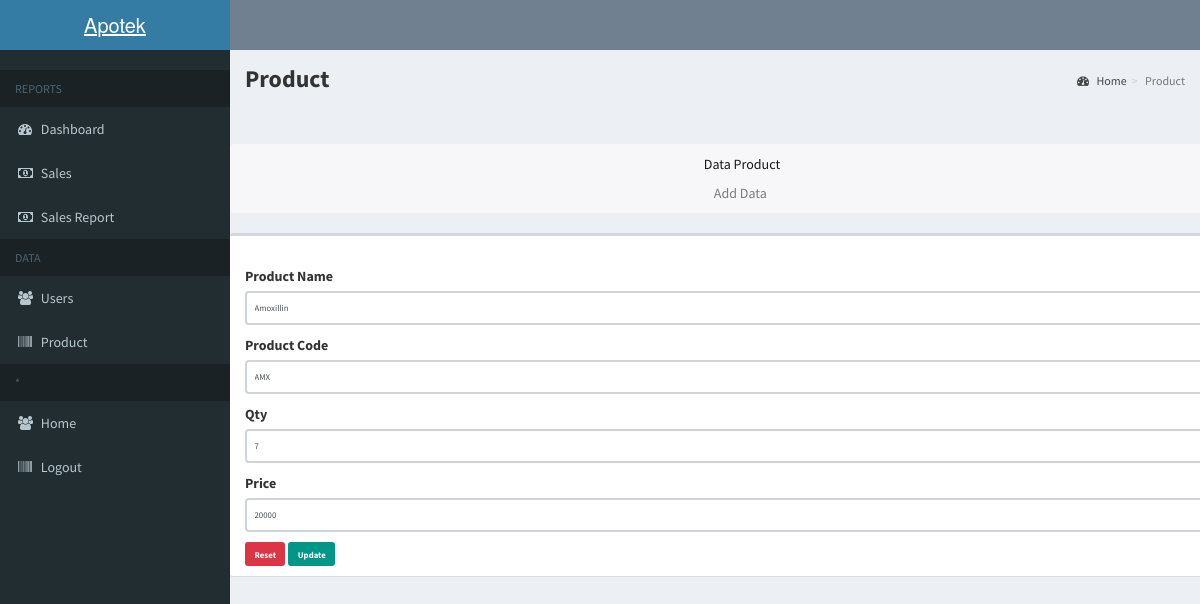
Page /admin/admin/product/index.php?page=edit&id=46 (signed in) on the committed database.
### tables this page shows
CREATE TABLE `products` (
  `id` int(11) NOT NULL,
  `product_code` varchar(60) NOT NULL,
  `product_name` varchar(60) NOT NULL,
  `product_desc` tinytext NOT NULL,
  `product_img_name` varchar(60) NOT NULL,
  `qty` int(5) NOT NULL,
  `price` int(20) NOT NULL
);

### admin/admin/product/edit.php (the view, shortened to what this page needs)
<?php
  $edit=$mysqli->query("select*from products where id='$_GET[id]'");
  $e=mysqli_fetch_array($edit);
?>
<form name="form_mahasiwa" action="index.php?page=update" method="post" enctype="multipart/form-data">
  <div class="form-group">
    <label for="name">Product Name</label>
    <input type="text" class="form-control" id="product_name" placeholder="Nomor Indux Mahasiswa" name="product_name" required value="<?php echo $e['product_name'];?>">
  </div>
  <div class="form-group">
    <label for="code">Product Code</label>
    <input type="text" class="form-control" id="product_code" placeholder="Nama" name="product_code" required value="<?php echo $e['product_code'];?>">
  </div>
  <div class="form-group">
    <label for="qty">Qty</label>
    <input type="text" class="form-control" id="qty" placeholder="Nama" name="qty" required value="<?php echo $e['qty'];?>">
  </div>
  <div class="form-group">
    <label for="price">Price</label>
    <input type="text" class="form-control" id="price" placeholder="Nama" name="price" required value="<?php echo $e['price'];?>">
  </div>
  <div class="form-group">
   	<button type="reset" class="btn btn-danger">Reset</button>
    <button type="submit" class="btn btn-primary">Update</button>
  </div>
</form>

### rows in the picture
products: product_name "Amoxillin", product_code "AMX", qty "7", price "20000"
